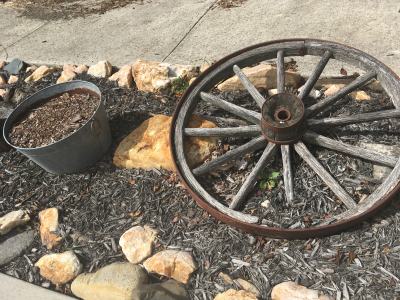
#> input picture wheel.png, 400 x 300 px
$ python linear_filter.py
#> lines starting #> are read from the running program, lines starting #| are printed output that depends on the picture
# Import library modules
import cv2
import numpy as np

img_color = cv2.imread("wheel.png", cv2.IMREAD_COLOR)
#> img_color is the input picture: shape (300, 400, 3); mean B, G, R 110.5, 125, 134.6
cv2.imshow(img_color)

print ('\n')
img_grayscale = cv2.cvtColor(img_color, cv2.COLOR_BGR2GRAY)
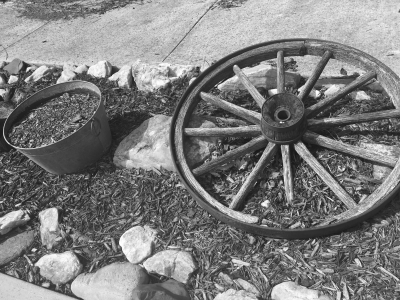
#> img_grayscale: shape (300, 400); min 23, max 254, mean 126.2
cv2.imshow(img_grayscale)

def lin_filter(img_in, kernel):
    img_in = img_in.astype(float)
    img_row, img_col = img_in.shape
#> img_row = 300; img_col = 400
    img_out = np.zeros((img_row, img_col), dtype=np.float32)

    k_size = kernel.shape[0]
    k = int((k_size - 1) / 2)

    for i in range(k, img_row - k):
        for j in range(k, img_col - k):
            sum = 0
            for u in range(-k, k + 1, 1):
                for v in range(-k, k + 1, 1):
                    sum += img_in[i + u, j + v] * kernel[u + k, v + k]

            if sum > 0.0:
                if sum > 255.0:
                    sum = 255.0
                img_out[i, j] = sum
            if sum < 0.0:
                sum = np.abs(sum)
                if sum > 255.0:
                    sum = 255.0
                img_out[i, j] = sum
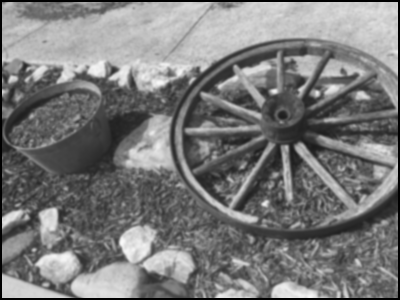
#> img_out: shape (300, 400) float32; min 0, max 249.2, mean 122.7

    return img_out


# Here is an example smoothing filter,
# approximating a 2D Gaussian function with sigma = 1.
kernel = np.array([
          [1, 4, 7, 4, 1],
          [4, 16, 26, 16, 4],
          [7, 26, 41, 26, 7],
          [4, 16, 26, 16, 4],
          [1, 4, 7, 4, 1,]], dtype=np.float32) / 273.0

# Apply the smoothing filter
img_result = lin_filter(img_grayscale, kernel)

cv2.imshow(img_grayscale)
cv2.imshow(img_result)

# Sobel Filters
sobel_horizontal = 0.25 * np.array([[1, 2, 1], [0, 0, 0], [-1, -2, -1]], dtype=np.float32)
sobel_vertical = 0.25 * np.array([[-1, 0, 1], [-2, 0, 2], [-1, 0, 1]], dtype=np.float32)

img_result_sobel1 = lin_filter(img_grayscale, sobel_horizontal)
#> after the loop in lin_filter (call 2), `for i in range(k, img_row - k):`:
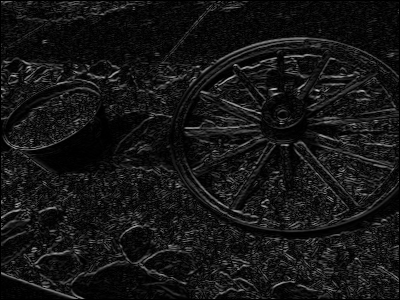
#> img_out: shape (300, 400) float32; min 0, max 195.2, mean 21.7
cv2.imshow(img_result_sobel1)
print('\n')

img_result_sobel2 = lin_filter(img_grayscale, sobel_vertical)
#> after the loop in lin_filter (call 3), `for i in range(k, img_row - k):`:
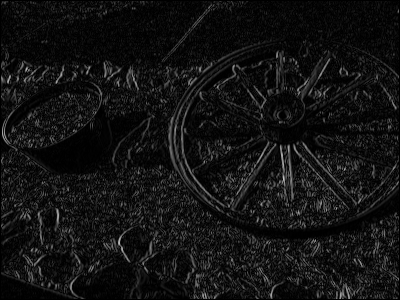
#> img_out: shape (300, 400) float32; min 0, max 197.8, mean 18.9
cv2.imshow(img_result_sobel2)
print('\n')

# Merging the two outputs using a pixelwise maximum operation
row, col = img_result_sobel1.shape
#> row = 300; col = 400
img_merged = np.zeros((row, col), dtype=np.float32)

for i in range(row):
    for j in range(col):
        img_merged[i,j] = max(img_result_sobel1[i,j], img_result_sobel2[i,j])
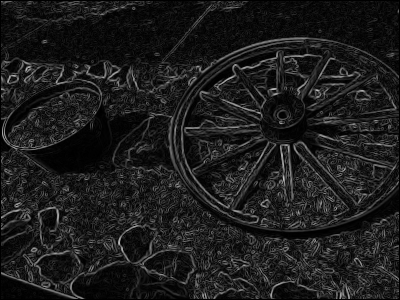
#> img_merged: shape (300, 400) float32; min 0, max 197.8, mean 28.9

cv2.imshow(img_merged)
